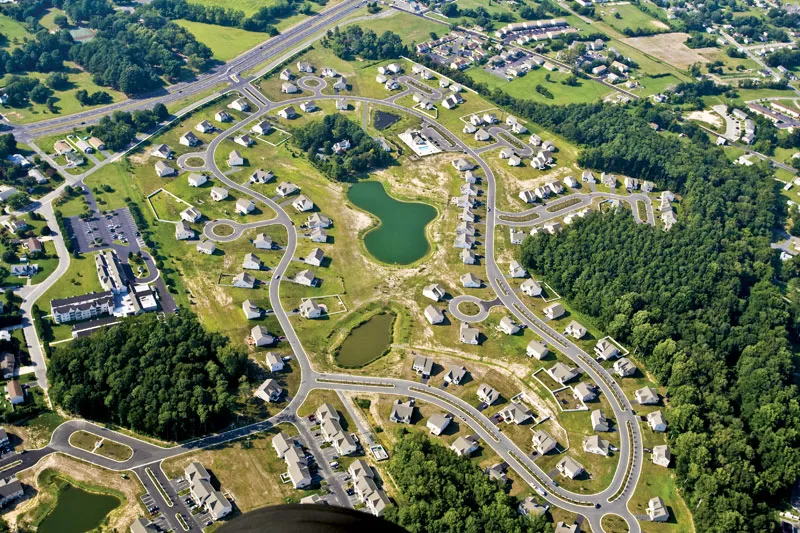
#> input picture Unit-5/aerial.webp, 800 x 533 px
$ jupyter execute '17. Image Sharping.ipynb'
#> lines starting #> are read from the running program, lines starting #| are printed output that depends on the picture
[cell 1]
# 17. Image Sharping

import cv2
import matplotlib.pyplot as plt
import numpy as np

img = cv2.imread('aerial.webp')
#> img is the input picture: shape (533, 800, 3); mean B, G, R 90.5, 119.4, 110.5
img = cv2.cvtColor(img,cv2.COLOR_BGR2RGB)

k1 = np.array([[-1,-1,-1],[-1,10,-1],[-1,-1,-1]])
k2 = np.array([[1,1,1],[1,-7,1],[1,1,1]])
k3 = np.array([[0,-1,0],[-1,5,-1],[0,-1,0]])
k4 = np.array([[-1,-1,-1,-1,-1],[-1,2,2,2,-1],[-1,2,8,2,-1],[-1,2,2,2,-1],[-1,-1,-1,-1,-1]])/8

img1 = cv2.filter2D(img,-1,k1)
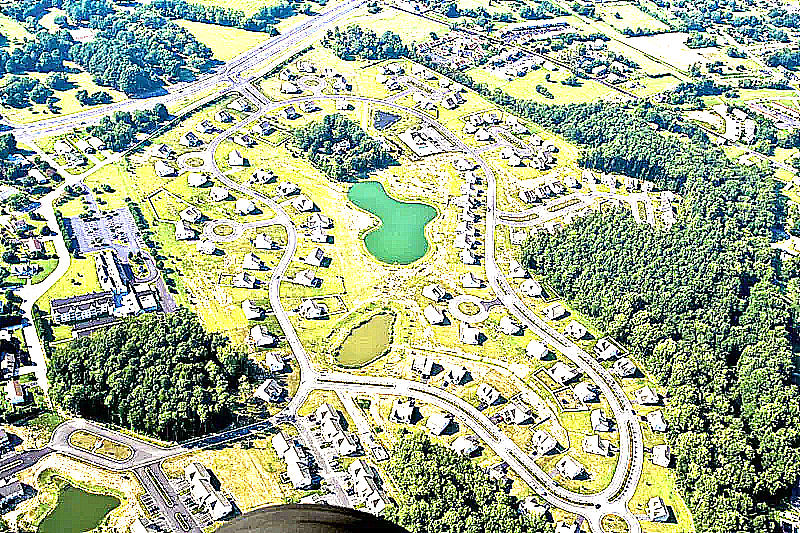
#> img1: shape (533, 800, 3); mean R, G, B 164.3, 175.8, 146.2
img2 = cv2.filter2D(img,-1,k2)
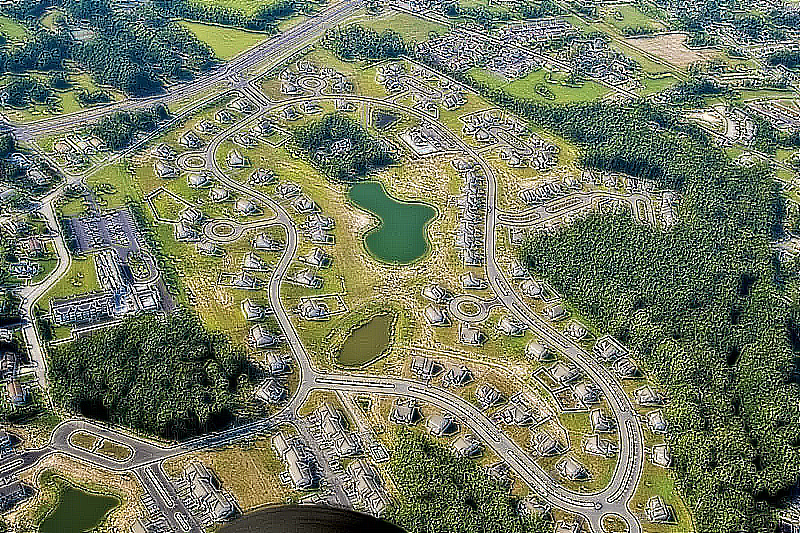
#> img2: shape (533, 800, 3); mean R, G, B 114.9, 121.6, 99
img3 = cv2.filter2D(img,-1,k3)
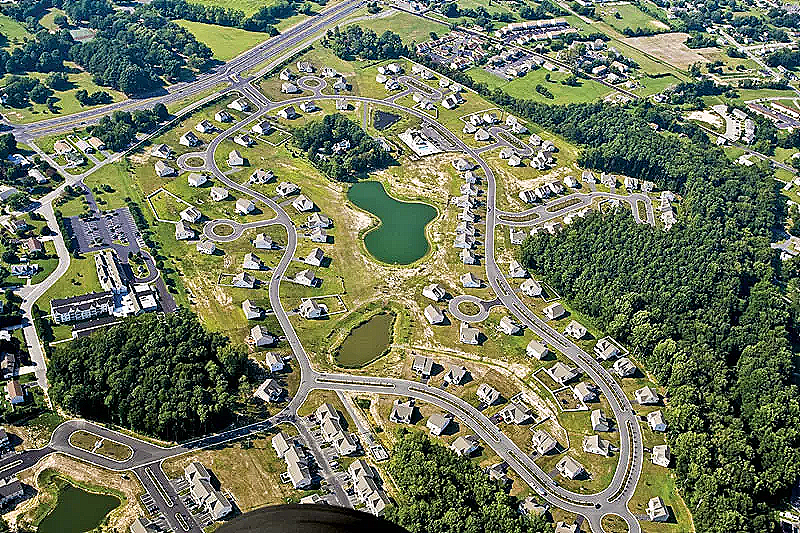
#> img3: shape (533, 800, 3); mean R, G, B 111.9, 119.1, 93.1
img4 = cv2.filter2D(img,-1,k4)
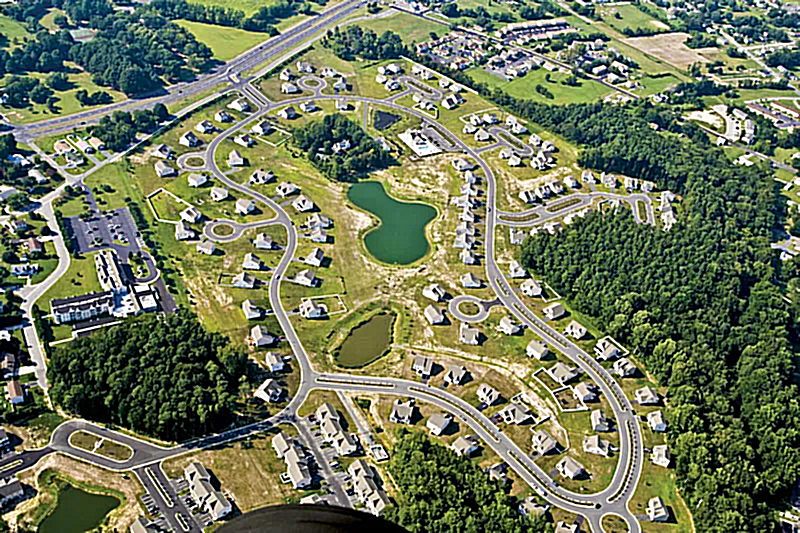
#> img4: shape (533, 800, 3); mean R, G, B 111.8, 119.6, 91.2

plt.figure(figsize=(10,6))
plt.subplot(2,3,1),plt.imshow(img),plt.title('Source Image'),plt.axis('off')
plt.subplot(2,3,2),plt.imshow(img1),plt.title('k1'),plt.axis('off')
plt.subplot(2,3,3),plt.imshow(img2),plt.title('k2'),plt.axis('off')
plt.subplot(2,3,4),plt.imshow(img3),plt.title('k3'),plt.axis('off')
plt.subplot(2,3,5),plt.imshow(img4),plt.title('k4'),plt.axis('off')

$ run again, with Unit-5/flower.jpg saved as Unit-5/aerial.webp
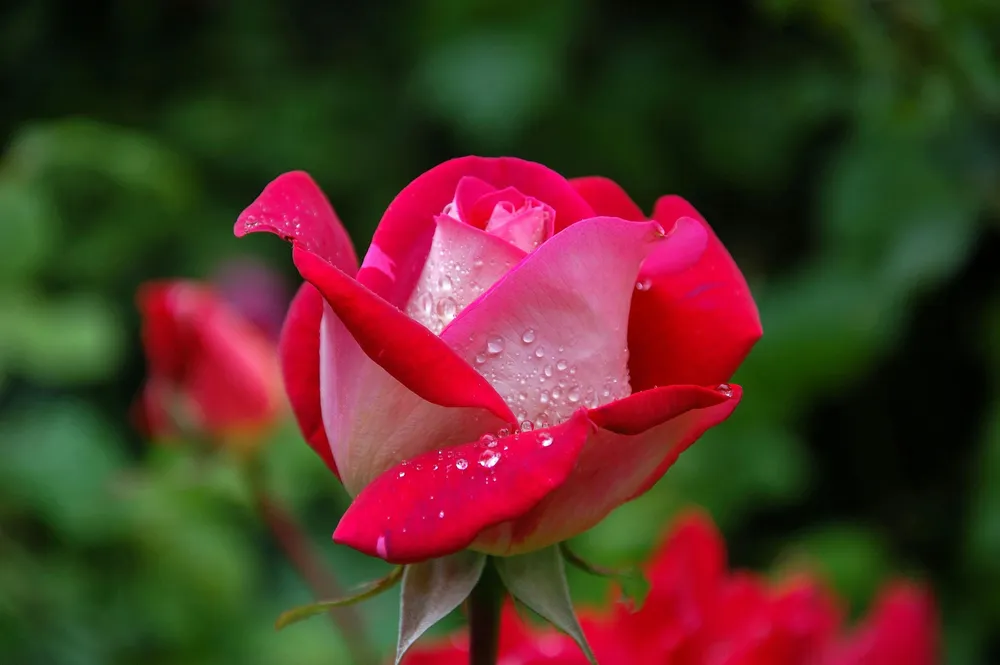
#> input picture Unit-5/flower.jpg, 1000 x 665 px, shrunk from 3008 x 2000 before the run
#> img is the input picture: shape (665, 1000, 3); mean B, G, R 38.1, 51.5, 81.5
#> `img1 = cv2.filter2D(img,-1,k1)`:
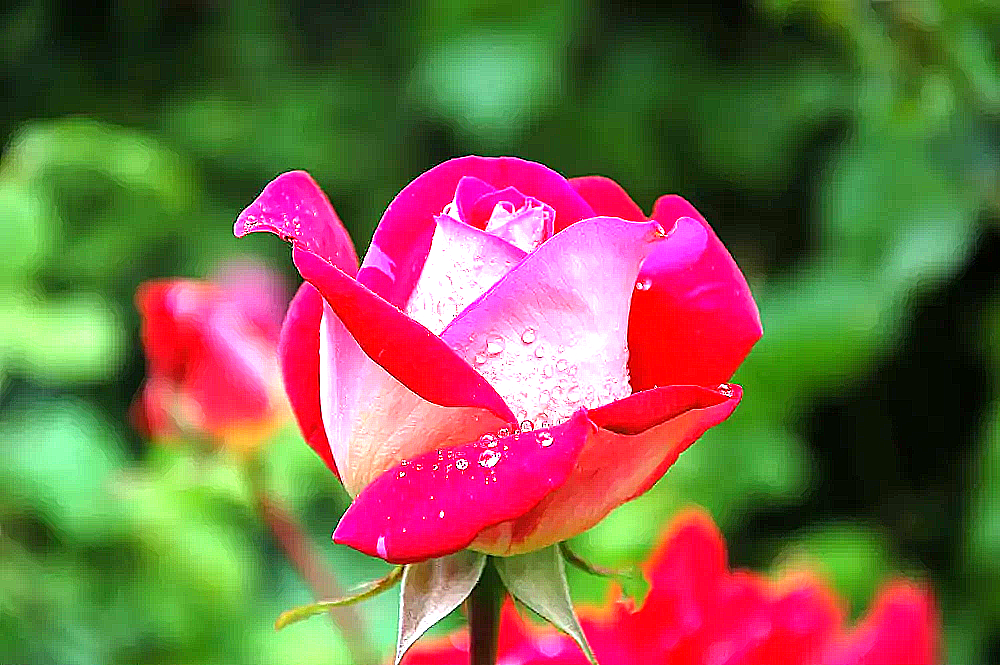
#> img1: shape (665, 1000, 3); mean R, G, B 123.5, 101.9, 72.5
#> `img2 = cv2.filter2D(img,-1,k2)`:
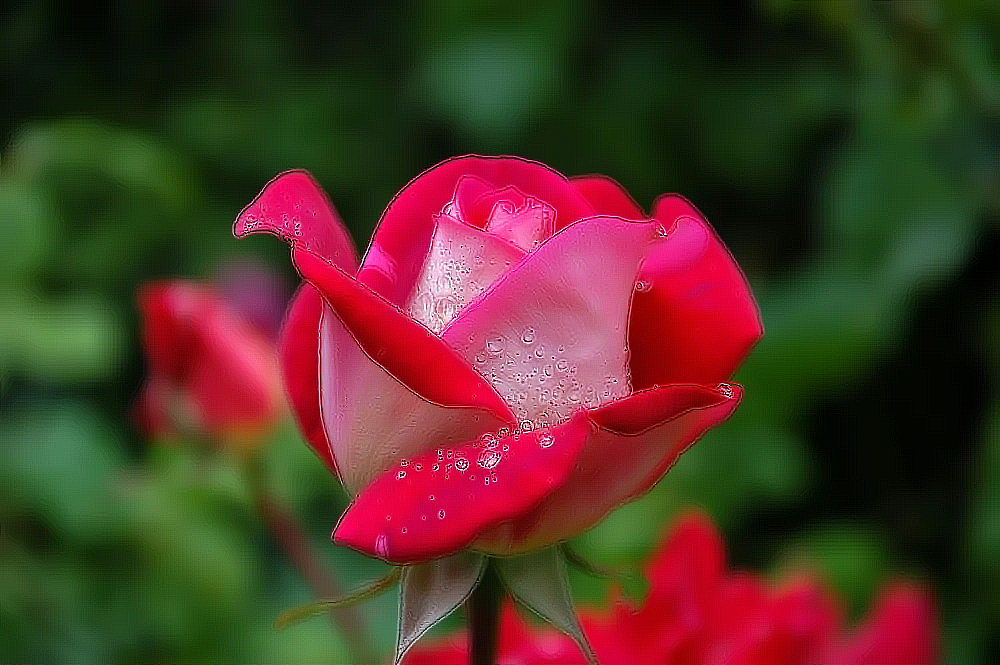
#> img2: shape (665, 1000, 3); mean R, G, B 81.2, 52, 38.3
